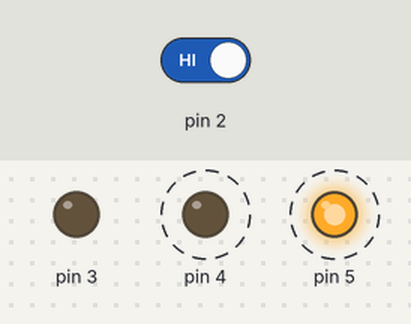
Bench run of a program on a simulated Arduino Mega 2560, built with avr-gcc and run on an emulated ATmega2560. Shown: output pins drawn as LEDs (lit = HIGH). Dashed ring = blinking. Inputs (shaded band) come from the test bench; at power-on: pin 2 HIGH.

Above: at 5.8 s.
5.9 s: pin 2 driven LOW
At 8.6 s:
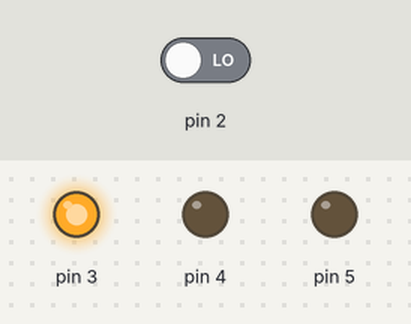
9.2 s: pin 2 driven HIGH
At 9.6 s:
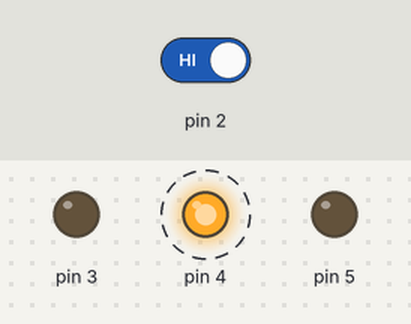
Timing chart, 0 to 22.0 s (numbered marks = the images above; inputs shaded):
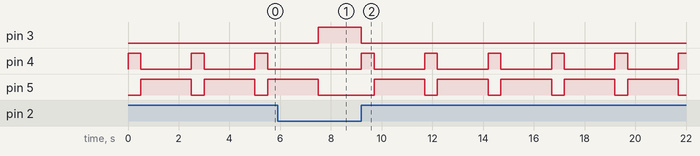

Measured:
- after the input at 5.9 s, pin 3: LOW → HIGH after 1.6 s; pin 4: stays LOW (without the input it goes to HIGH after 1.6 s); pin 5: goes on until 7.5 s, then stays LOW
- after the input at 9.2 s, pin 3: HIGH → LOW at once; pin 4: alternates HIGH for 0.50 s and LOW for 2.0 s, starting at once; pin 5: alternates HIGH for 2.0 s and LOW for 0.50 s, starting after 0.50 s
- by itself, pin 4: alternates HIGH for 0.50 s and LOW for 2.0 s
- by itself, pin 5: alternates HIGH for 2.0 s and LOW for 0.50 s

The program:

main.cpp
```cpp
#include <Arduino.h>

int switchState = 0;

void setup(){
  pinMode(5, OUTPUT);
  pinMode(4, OUTPUT);
  pinMode(3, OUTPUT);
  pinMode(2, INPUT);
}

void loop(){
 switchState = digitalRead(2);

  if(switchState == LOW){
    digitalWrite(3, HIGH);
    digitalWrite(4, LOW);
    digitalWrite(5, LOW);
  } else {

    digitalWrite(3, LOW);
    digitalWrite(4, HIGH);
    digitalWrite(5, LOW);

    delay(500);
    digitalWrite(4, LOW);
    digitalWrite(5, HIGH);
    delay(2000);
  }

}
```
